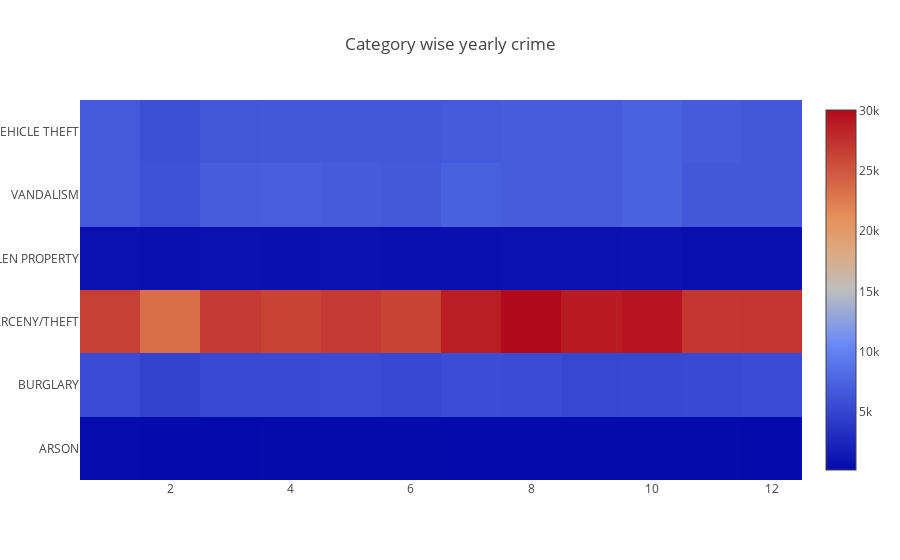

The notebook cell this image was saved under:
### Markdown cell above
# 6. Heatmap

### Code cell
trace = go.Heatmap(z=new1['IncidntNum'],
                   x=new1['Month'],
                   y=new1['Category'])
data=[trace]

layout = go.Layout(
    title='Category wise yearly crime',
    xaxis = dict(ticks='', nticks=11),
    yaxis = dict(ticks='' )
)

fig = go.Figure(data=data, layout=layout)
#plotly.offline.plot(fig, filename='heatmap')
iplot(fig)

### Figure 1 — Plotly figure (JSON) as saved in the notebook; plotly's stock layout.template omitted (floating-point values rounded to 4 significant figures)
{"data": [{"type": "heatmap", "x": ["01", "02", "03", "04", "05", "06", "07", "08", "09", "10", "11", "12", "01", "02", "03", "04", "05", "06", "07", "08", "09", "10", "11", "12", "01", "02", "03", "04", "05", "06", "07", "08", "09", "10", "11", "12", "01", "02", "03", "04", "05", "06", "07", "08", "09", "10", "11", "12", "01", "02", "03", "04", "05", "06", "07", "08", "09", "10", "11", "12", "01", "02", "03", "04", "05", "06", "07", "08", "09", "10", "11", "12"], "y": ["ARSON", "ARSON", "ARSON", "ARSON", "ARSON", "ARSON", "ARSON", "ARSON", "ARSON", "ARSON", "ARSON", "ARSON", "BURGLARY", "BURGLARY", "BURGLARY", "BURGLARY", "BURGLARY", "BURGLARY", "BURGLARY", "BURGLARY", "BURGLARY", "BURGLARY", "BURGLARY", "BURGLARY", "LARCENY/THEFT", "LARCENY/THEFT", "LARCENY/THEFT", "LARCENY/THEFT", "LARCENY/THEFT", "LARCENY/THEFT", "LARCENY/THEFT", "LARCENY/THEFT", "LARCENY/THEFT", "LARCENY/THEFT", "LARCENY/THEFT", "LARCENY/THEFT", "STOLEN PROPERTY", "STOLEN PROPERTY", "STOLEN PROPERTY", "STOLEN PROPERTY", "STOLEN PROPERTY", "STOLEN PROPERTY", "STOLEN PROPERTY", "STOLEN PROPERTY", "STOLEN PROPERTY", "STOLEN PROPERTY", "STOLEN PROPERTY", "STOLEN PROPERTY", "VANDALISM", "VANDALISM", "VANDALISM", "VANDALISM", "VANDALISM", "VANDALISM", "VANDALISM", "VANDALISM", "VANDALISM", "VANDALISM", "VANDALISM", "VANDALISM", "VEHICLE THEFT", "VEHICLE THEFT", "VEHICLE THEFT", "VEHICLE THEFT", "VEHICLE THEFT", "VEHICLE THEFT", "VEHICLE THEFT", "VEHICLE THEFT", "VEHICLE THEFT", "VEHICLE THEFT", "VEHICLE THEFT", "VEHICLE THEFT"], "z": [287, 191, 200, 217, 220, 225, 258, 212, 228, 221, 227, 162, 5555, 4795, 5473, 5438, 5550, 5270, 5686, 5572, 5261, 5358, 5415, 5602, 26476, 23427, 26866, 26277, 26897, 26281, 28744, 30079, 28953, 29400, 27117, 27126, 722, 650, 718, 686, 718, 661, 672, 764, 749, 788, 669, 687, 6669, 5989, 7037, 7103, 6873, 6603, 7227, 7041, 6931, 7448, 6535, 6503, 6660, 5895, 6415, 6483, 6495, 6481, 6673, 6988, 6932, 7417, 6838, 6487]}], "layout": {"title": "Category wise yearly crime", "xaxis": {"nticks": 11, "ticks": ""}, "yaxis": {"ticks": ""}}}
